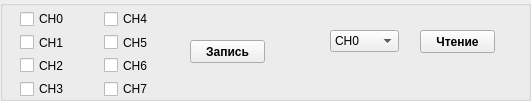
         <widget class="QGroupBox" name="groupBox_5">
          <property name="geometry">
           <rect>
            <x>430</x>
            <y>10</y>
            <width>531</width>
            <height>101</height>
           </rect>
          </property>
          <property name="title">
           <string/>
          </property>
          <widget class="QWidget" name="layoutWidget">
           <property name="geometry">
            <rect>
             <x>20</x>
             <y>10</y>
             <width>161</width>
             <height>88</height>
            </rect>
           </property>
           <layout class="QGridLayout" name="gridLayout_4">
            <item row="0" column="0">
             <widget class="QCheckBox" name="CH0checkBox">
              <property name="text">
               <string>CH0</string>
              </property>
             </widget>
            </item>
            <item row="1" column="0">
             <widget class="QCheckBox" name="CH1checkBox">
              <property name="text">
               <string>CH1</string>
              </property>
             </widget>
            </item>
            <item row="4" column="0">
             <widget class="QCheckBox" name="CH3checkBox">
              <property name="text">
               <string>CH3</string>
              </property>
             </widget>
            </item>
            <item row="1" column="1">
             <widget class="QCheckBox" name="CH5checkBox">
              <property name="text">
               <string>CH5</string>
              </property>
             </widget>
            </item>
            <item row="0" column="1">
             <widget class="QCheckBox" name="CH4checkBox">
              <property name="text">
               <string>CH4</string>
              </property>
             </widget>
            </item>
            <item row="3" column="1">
             <widget class="QCheckBox" name="CH6checkBox">
              <property name="text">
               <string>CH6</string>
              </property>
             </widget>
            </item>
            <item row="4" column="1">
             <widget class="QCheckBox" name="CH7checkBox">
              <property name="text">
               <string>CH7</string>
              </property>
             </widget>
            </item>
            <item row="3" column="0">
             <widget class="QCheckBox" name="CH2checkBox">
              <property name="text">
               <string>CH2</string>
              </property>
             </widget>
            </item>
           </layout>
          </widget>
          <widget class="QPushButton" name="writeDataPushButton">
           <property name="geometry">
            <rect>
             <x>190</x>
             <y>40</y>
             <width>75</width>
             <height>23</height>
            </rect>
           </property>
           <property name="font">
            <font>
             <weight>75</weight>
             <bold>true</bold>
            </font>
           </property>
           <property name="text">
            <string>Запись</string>
           </property>
          </widget>
          <widget class="QComboBox" name="readDataComboBox">
           <property name="geometry">
            <rect>
             <x>330</x>
             <y>30</y>
             <width>69</width>
             <height>22</height>
            </rect>
           </property>
           <item>
            <property name="text">
             <string>CH0</string>
            </property>
           </item>
           <item>
            <property name="text">
             <string>CH1</string>
            </property>
           </item>
           <item>
            <property name="text">
             <string>CH2</string>
            </property>
           </item>
           <item>
            <property name="text">
             <string>CH3</string>
            </property>
           </item>
           <item>
            <property name="text">
             <string>CH4</string>
            </property>
           </item>
           <item>
            <property name="text">
             <string>CH5</string>
            </property>
           </item>
           <item>
            <property name="text">
             <string>CH6</string>
            </property>
           </item>
           <item>
            <property name="text">
             <string>CH7</string>
            </property>
           </item>
          </widget>
          <widget class="QPushButton" name="readDataPushButton">
           <property name="geometry">
            <rect>
             <x>420</x>
             <y>30</y>
             <width>75</width>
             <height>23</height>
            </rect>
           </property>
           <property name="font">
            <font>
             <weight>75</weight>
             <bold>true</bold>
            </font>
           </property>
           <property name="text">
            <string>Чтение</string>
           </property>
          </widget>
         </widget>
